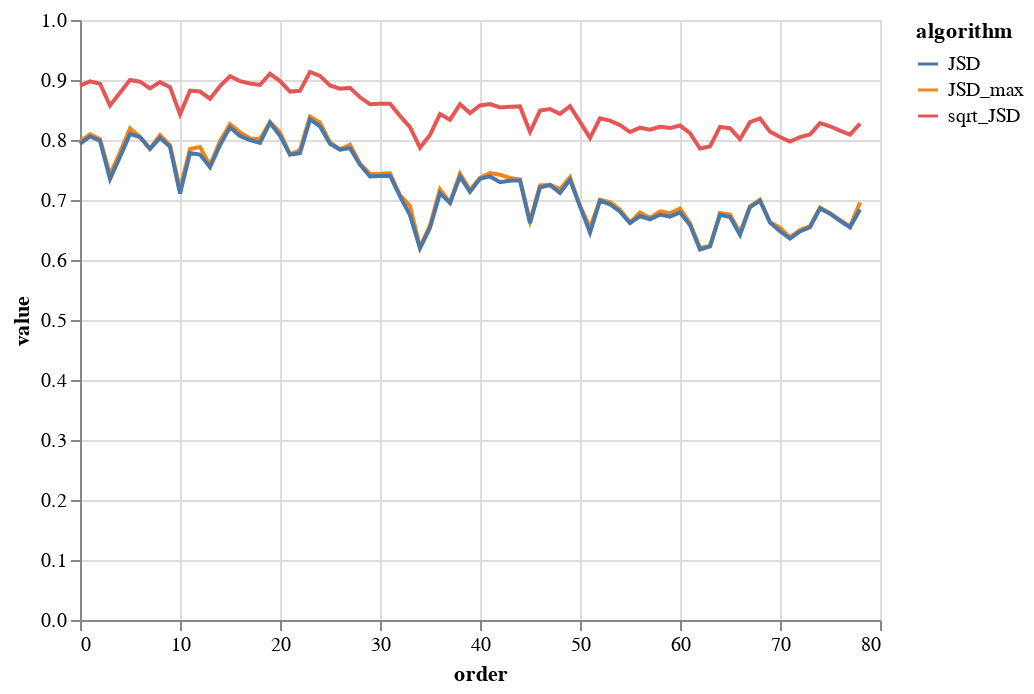

Notebook code for this chart:
### Code cell
df = pd.concat(
    [
        pd.read_csv("results/JSD_max.csv")
        .rename(columns={"JSD_max": "value"})
        .assign(algorithm="JSD_max"),
        pd.read_csv("results/JSD.csv")
        .rename(columns={"JSD": "value"})
        .assign(algorithm="JSD"),
        pd.read_csv("results/sqrt_JSD.csv")
        .rename(columns={"sqrt_JSD": "value"})
        .assign(algorithm="sqrt_JSD"),
    ]
).rename(columns={"Unnamed: 0": "order"})
alt.Chart(df).mark_line().encode(x="order", y="value", color="algorithm")

### Figure 1 — Vega-Lite specification as saved in the notebook (floating-point values rounded to 4 significant figures; data arrays with more than 128 entries replaced by an {"elided": "..."} marker saying what was removed)
{"config": {"view": {"continuousWidth": 400, "continuousHeight": 300}}, "data": {"name": "data-c6e97a13ce334cf1d34d282362ba6931"}, "mark": "line", "encoding": {"color": {"field": "algorithm", "type": "nominal"}, "x": {"field": "order", "type": "quantitative"}, "y": {"field": "value", "type": "quantitative"}}, "$schema": "https://vega.github.io/schema/vega-lite/v4.17.0.json", "datasets": {"data-c6e97a13ce334cf1d34d282362ba6931": {"elided": "237 records"}}}
